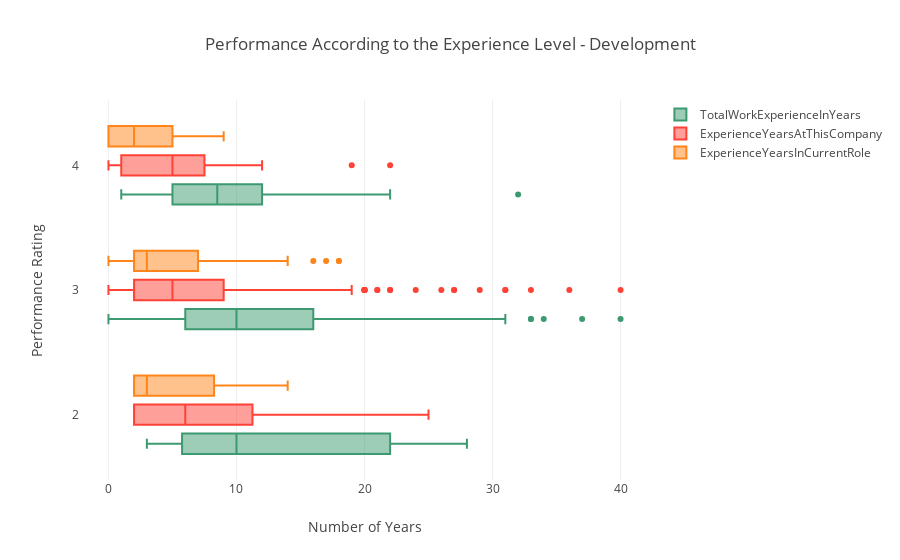

Notebook code for this chart:
### Markdown cell above
### (iv) Performance According to the Experience Level

### Code cell
data = [
    {
        'x': Development['TotalWorkExperienceInYears'],
        'y': Development['PerformanceRating'],
        'name':'TotalWorkExperienceInYears',
        'marker': {
            'color': '#3D9970'
        },
        'boxmean': False,
        'orientation': 'h',
        "type": "box",
    },
    {
        'x':Development['ExperienceYearsAtThisCompany'],
        'y':Development['PerformanceRating'],
        'name': 'ExperienceYearsAtThisCompany',
        'marker':{
            'color': '#FF4136',
        },
        'boxmean': False,
        'orientation': 'h',
        "type": "box",
    },
    {
        'x': Development['ExperienceYearsInCurrentRole'],
        'y': Development['PerformanceRating'],
        'name':'ExperienceYearsInCurrentRole',
        'marker': {
            'color': '#FF851B',
        },
        'boxmean': False,
        'orientation': 'h',
        "type": "box",
    }
]
layout = {
    'xaxis': {
        'title': 'Number of Years',
        'zeroline': False,
    },
    'yaxis': {
        'title': 'Performance Rating ',
        'zeroline': False,
    },
    'boxmode': 'group',
    'title': 'Performance According to the Experience Level - Development ',
}
fig = go.Figure(data=data, layout=layout)

py.iplot(fig)

### Figure 1 — Plotly figure (JSON) as saved in the notebook; plotly's stock layout.template omitted (floating-point values rounded to 4 significant figures; data arrays with more than 128 entries replaced by an {"elided": "..."} marker saying what was removed)
{"data": [{"boxmean": false, "marker": {"color": "#3D9970"}, "name": "TotalWorkExperienceInYears", "orientation": "h", "type": "box", "x": {"elided": "361 int values"}, "y": {"elided": "361 int values"}}, {"boxmean": false, "marker": {"color": "#FF4136"}, "name": "ExperienceYearsAtThisCompany", "orientation": "h", "type": "box", "x": {"elided": "361 int values"}, "y": {"elided": "361 int values"}}, {"boxmean": false, "marker": {"color": "#FF851B"}, "name": "ExperienceYearsInCurrentRole", "orientation": "h", "type": "box", "x": {"elided": "361 int values"}, "y": {"elided": "361 int values"}}], "layout": {"autosize": true, "boxmode": "group", "title": {"text": "Performance According to the Experience Level - Development "}, "xaxis": {"autorange": true, "range": [-2.222, 42.22], "title": {"text": "Number of Years"}, "type": "linear", "zeroline": false}, "yaxis": {"autorange": true, "range": [1.448, 4.552], "title": {"text": "Performance Rating "}, "type": "linear", "zeroline": false}}}
